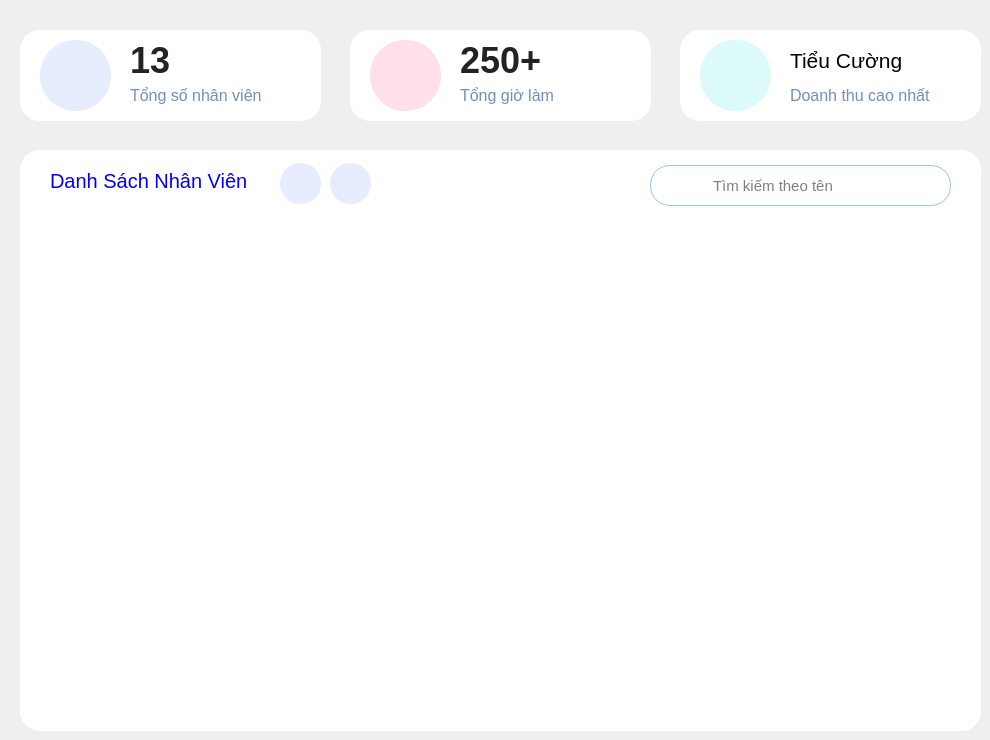
    <widget class="QWidget" name="staff">
     <widget class="QWidget" name="invoiceW_2" native="true">
      <property name="geometry">
       <rect>
        <x>20</x>
        <y>30</y>
        <width>301</width>
        <height>91</height>
       </rect>
      </property>
      <property name="cursor">
       <cursorShape>ArrowCursor</cursorShape>
      </property>
      <property name="styleSheet">
       <string notr="true">background-color: #fff;
border-radius: 20px;
text-align: left;</string>
      </property>
      <widget class="QLabel" name="quantityStaff">
       <property name="geometry">
        <rect>
         <x>110</x>
         <y>10</y>
         <width>101</width>
         <height>41</height>
        </rect>
       </property>
       <property name="font">
        <font>
         <pointsize>27</pointsize>
         <bold>true</bold>
        </font>
       </property>
       <property name="styleSheet">
        <string notr="true">background-color: transparent;
color: #232323;</string>
       </property>
       <property name="text">
        <string>13</string>
       </property>
      </widget>
      <widget class="QLabel" name="label_36">
       <property name="geometry">
        <rect>
         <x>110</x>
         <y>50</y>
         <width>151</width>
         <height>31</height>
        </rect>
       </property>
       <property name="font">
        <font>
         <pointsize>12</pointsize>
         <bold>false</bold>
        </font>
       </property>
       <property name="cursor">
        <cursorShape>ArrowCursor</cursorShape>
       </property>
       <property name="styleSheet">
        <string notr="true">background-color: transparent;
color: #718EBF;</string>
       </property>
       <property name="text">
        <string>Tổng số nhân viên</string>
       </property>
      </widget>
      <widget class="QPushButton" name="pushButton_10">
       <property name="geometry">
        <rect>
         <x>20</x>
         <y>10</y>
         <width>71</width>
         <height>71</height>
        </rect>
       </property>
       <property name="styleSheet">
        <string notr="true">background-color:#E7EDFF;
border-radius: 35px;
padding-left: 15px;</string>
       </property>
       <property name="text">
        <string/>
       </property>
       <property name="icon">
        <iconset resource="resourse.qrc">
         <normaloff>:/new/img/img/costumer.png</normaloff>:/new/img/img/costumer.png</iconset>
       </property>
       <property name="iconSize">
        <size>
         <width>40</width>
         <height>40</height>
        </size>
       </property>
      </widget>
     </widget>
     <widget class="QWidget" name="prdW_6" native="true">
      <property name="geometry">
       <rect>
        <x>350</x>
        <y>30</y>
        <width>301</width>
        <height>91</height>
       </rect>
      </property>
      <property name="cursor">
       <cursorShape>ArrowCursor</cursorShape>
      </property>
      <property name="styleSheet">
       <string notr="true">background-color: #fff;
border-radius: 20px;
text-align: left;</string>
      </property>
      <widget class="QLabel" name="label_31">
       <property name="geometry">
        <rect>
         <x>110</x>
         <y>10</y>
         <width>161</width>
         <height>41</height>
        </rect>
       </property>
       <property name="font">
        <font>
         <pointsize>27</pointsize>
         <bold>true</bold>
        </font>
       </property>
       <property name="styleSheet">
        <string notr="true">background-color: transparent;
color: #232323;</string>
       </property>
       <property name="text">
        <string>250+</string>
       </property>
      </widget>
      <widget class="QLabel" name="label_32">
       <property name="geometry">
        <rect>
         <x>110</x>
         <y>50</y>
         <width>141</width>
         <height>31</height>
        </rect>
       </property>
       <property name="font">
        <font>
         <pointsize>12</pointsize>
         <bold>false</bold>
        </font>
       </property>
       <property name="cursor">
        <cursorShape>ArrowCursor</cursorShape>
       </property>
       <property name="styleSheet">
        <string notr="true">background-color: transparent;
color: #718EBF;</string>
       </property>
       <property name="text">
        <string>Tổng giờ làm</string>
       </property>
      </widget>
      <widget class="QPushButton" name="pushButton_11">
       <property name="geometry">
        <rect>
         <x>20</x>
         <y>10</y>
         <width>71</width>
         <height>71</height>
        </rect>
       </property>
       <property name="styleSheet">
        <string notr="true">background-color:#FFE0EB;
border-radius: 35px;
padding-left: 15px;
</string>
       </property>
       <property name="text">
        <string/>
       </property>
       <property name="icon">
        <iconset resource="resourse.qrc">
         <normaloff>:/new/img/img/clock.png</normaloff>:/new/img/img/clock.png</iconset>
       </property>
       <property name="iconSize">
        <size>
         <width>40</width>
         <height>40</height>
        </size>
       </property>
      </widget>
     </widget>
     <widget class="QWidget" name="prdW_2" native="true">
      <property name="geometry">
       <rect>
        <x>680</x>
        <y>30</y>
        <width>301</width>
        <height>91</height>
       </rect>
      </property>
      <property name="cursor">
       <cursorShape>PointingHandCursor</cursorShape>
      </property>
      <property name="styleSheet">
       <string notr="true">background-color: #fff;
border-radius: 20px;
text-align: left;</string>
      </property>
      <widget class="QLabel" name="topStaff">
       <property name="geometry">
        <rect>
         <x>110</x>
         <y>10</y>
         <width>181</width>
         <height>41</height>
        </rect>
       </property>
       <property name="font">
        <font>
         <pointsize>16</pointsize>
         <fontweight>DemiBold</fontweight>
        </font>
       </property>
       <property name="styleSheet">
        <string notr="true">background-color: transparent;
color:#000;</string>
       </property>
       <property name="text">
        <string>Tiểu Cường</string>
       </property>
      </widget>
      <widget class="QLabel" name="label_29">
       <property name="geometry">
        <rect>
         <x>110</x>
         <y>50</y>
         <width>191</width>
         <height>31</height>
        </rect>
       </property>
       <property name="font">
        <font>
         <pointsize>12</pointsize>
         <bold>false</bold>
        </font>
       </property>
       <property name="cursor">
        <cursorShape>PointingHandCursor</cursorShape>
       </property>
       <property name="styleSheet">
        <string notr="true">background-color: transparent;
color: #718EBF;</string>
       </property>
       <property name="text">
        <string>Doanh thu cao nhất</string>
       </property>
      </widget>
      <widget class="QPushButton" name="pushButton_12">
       <property name="geometry">
        <rect>
         <x>20</x>
         <y>10</y>
         <width>71</width>
         <height>71</height>
        </rect>
       </property>
       <property name="styleSheet">
        <string notr="true">background-color:#DCFAF8;
border-radius: 35px;
padding-left: 15px;
</string>
       </property>
       <property name="text">
        <string/>
       </property>
       <property name="icon">
        <iconset resource="resourse.qrc">
         <normaloff>:/new/img/img/badge.png</normaloff>:/new/img/img/badge.png</iconset>
       </property>
       <property name="iconSize">
        <size>
         <width>40</width>
         <height>40</height>
        </size>
       </property>
      </widget>
     </widget>
     <widget class="QWidget" name="widget" native="true">
      <property name="geometry">
       <rect>
        <x>20</x>
        <y>150</y>
        <width>961</width>
        <height>581</height>
       </rect>
      </property>
      <property name="styleSheet">
       <string notr="true">background-color: #fff;
border-radius: 20px;
text-align: left;</string>
      </property>
      <widget class="QTableView" name="tableViewStaff">
       <property name="enabled">
        <bool>true</bool>
       </property>
       <property name="geometry">
        <rect>
         <x>20</x>
         <y>60</y>
         <width>941</width>
         <height>521</height>
        </rect>
       </property>
       <property name="cursor" stdset="0">
        <cursorShape>PointingHandCursor</cursorShape>
       </property>
       <property name="styleSheet">
        <string notr="true">
QTableWidget
{
color:red; 
gridline-color:black;
 selection-color:green;
font: 700 15pt  &quot;Arial&quot;; 
selection-background-color:blue;

}
QTableWidget::item:selected
{
color:white;
background-color:blue;
}

QHeaderView
{
border:none;
font: 500 &quot;Arial&quot;;
color:blue;
border: none;
}
QHeaderView::section
{
border: none;
font: 500 16px &quot;Arial&quot;;
color:#718EBF;
background-color: white;
padding: 10px 10px;

}
QTableView::item {
    background-color: white;              
    color:232323;        
	padding:15px 20px;     
 	border-left: none;          
    border-right: none;         
    border-top: 1px solid #E6EFF5;        
}
QTableView::item:selected {
    background-color:#95a1ff;     
    color: white;                        
}
QScrollBar:horizontal, QScrollBar:vertical { height: 0px; width: 0px; }</string>
       </property>
       <property name="autoScroll">
        <bool>false</bool>
       </property>
       <property name="selectionBehavior">
        <enum>QAbstractItemView::SelectionBehavior::SelectRows</enum>
       </property>
       <property name="showGrid">
        <bool>false</bool>
       </property>
       <property name="gridStyle">
        <enum>Qt::PenStyle::SolidLine</enum>
       </property>
       <property name="wordWrap">
        <bool>true</bool>
       </property>
       <property name="cornerButtonEnabled">
        <bool>true</bool>
       </property>
       <attribute name="horizontalHeaderVisible">
        <bool>true</bool>
       </attribute>
       <attribute name="horizontalHeaderMinimumSectionSize">
        <number>10</number>
       </attribute>
       <attribute name="horizontalHeaderDefaultSectionSize">
        <number>100</number>
       </attribute>
       <attribute name="horizontalHeaderHighlightSections">
        <bool>true</bool>
       </attribute>
       <attribute name="horizontalHeaderShowSortIndicator" stdset="0">
        <bool>false</bool>
       </attribute>
       <attribute name="verticalHeaderVisible">
        <bool>true</bool>
       </attribute>
       <attribute name="verticalHeaderCascadingSectionResizes">
        <bool>true</bool>
       </attribute>
      </widget>
      <widget class="QLabel" name="label_3">
       <property name="geometry">
        <rect>
         <x>30</x>
         <y>10</y>
         <width>231</width>
         <height>41</height>
        </rect>
       </property>
       <property name="font">
        <font>
         <pointsize>15</pointsize>
         <fontweight>ExtraBold</fontweight>
        </font>
       </property>
       <property name="styleSheet">
        <string notr="true">color: blue;</string>
       </property>
       <property name="text">
        <string>Danh Sách Nhân Viên</string>
       </property>
      </widget>
      <widget class="QWidget" name="widget_2" native="true">
       <property name="geometry">
        <rect>
         <x>260</x>
         <y>10</y>
         <width>681</width>
         <height>51</height>
        </rect>
       </property>
       <property name="styleSheet">
        <string notr="true"/>
       </property>
       <widget class="QPushButton" name="findStaffBtn">
        <property name="geometry">
         <rect>
          <x>380</x>
          <y>15</y>
          <width>51</width>
          <height>21</height>
         </rect>
        </property>
        <property name="cursor">
         <cursorShape>PointingHandCursor</cursorShape>
        </property>
        <property name="styleSheet">
         <string notr="true">
background-color: white;
border-radius: 20px;
color: #ccc;
padding-left: 10px;</string>
        </property>
        <property name="text">
         <string/>
        </property>
        <property name="icon">
         <iconset resource="resourse.qrc">
          <normaloff>:/new/img/img/search.png</normaloff>:/new/img/img/search.png</iconset>
        </property>
        <property name="iconSize">
         <size>
          <width>20</width>
          <height>20</height>
         </size>
        </property>
       </widget>
       <widget class="QLineEdit" name="findStaff">
        <property name="geometry">
         <rect>
          <x>370</x>
          <y>5</y>
          <width>301</width>
          <height>41</height>
         </rect>
        </property>
        <property name="font">
         <font>
          <pointsize>11</pointsize>
          <kerning>false</kerning>
         </font>
        </property>
        <property name="focusPolicy">
         <enum>Qt::FocusPolicy::ClickFocus</enum>
        </property>
        <property name="styleSheet">
         <string notr="true">border-radius: 20px;
border: 1px solid #9ec2e6;
background-color:white;
padding-left: 60px;
color:#000;
</string>
        </property>
        <property name="placeholderText">
         <string>Tìm kiếm theo tên</string>
        </property>
       </widget>
       <widget class="QPushButton" name="addStaffBtn">
        <property name="geometry">
         <rect>
          <x>0</x>
          <y>3</y>
          <width>41</width>
          <height>41</height>
         </rect>
        </property>
        <property name="cursor">
         <cursorShape>PointingHandCursor</cursorShape>
        </property>
        <property name="styleSheet">
         <string notr="true">padding-left:10px;
background-color:#E7EDFF;
border-radius: 20px;</string>
        </property>
        <property name="text">
         <string/>
        </property>
        <property name="icon">
         <iconset resource="resourse.qrc">
          <normaloff>:/new/img/img/plus (1).png</normaloff>:/new/img/img/plus (1).png</iconset>
        </property>
        <property name="iconSize">
         <size>
          <width>20</width>
          <height>20</height>
         </size>
        </property>
       </widget>
       <widget class="QPushButton" name="pushButton_9">
        <property name="geometry">
         <rect>
          <x>50</x>
          <y>3</y>
          <width>41</width>
          <height>41</height>
         </rect>
        </property>
        <property name="cursor">
         <cursorShape>PointingHandCursor</cursorShape>
        </property>
        <property name="styleSheet">
         <string notr="true">padding-left:10px;
background-color:#E7EDFF;
border-radius: 20px;</string>
        </property>
        <property name="text">
         <string/>
        </property>
        <property name="icon">
         <iconset resource="resourse.qrc">
          <normaloff>:/new/img/img/sync (1).png</normaloff>:/new/img/img/sync (1).png</iconset>
        </property>
        <property name="iconSize">
         <size>
          <width>20</width>
          <height>20</height>
         </size>
        </property>
       </widget>
       <zorder>findStaff</zorder>
       <zorder>findStaffBtn</zorder>
       <zorder>addStaffBtn</zorder>
       <zorder>pushButton_9</zorder>
      </widget>
     </widget>
    </widget>
